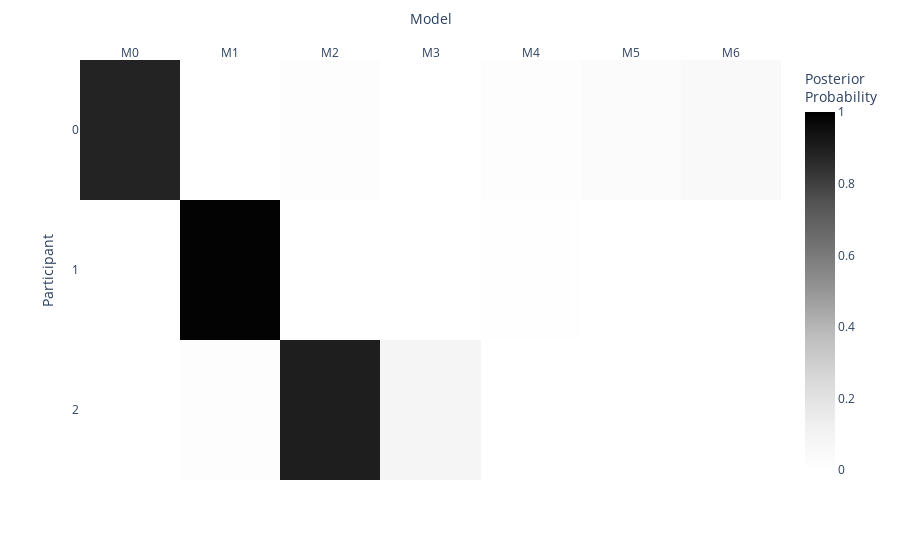

The notebook cell saved with this chart:
### Markdown cell above
## Visualize Results

### Code cell
fig_posteriors = px.imshow(model_comp.posteriors.drop(['condition', 'gaming_exp']).reset_index(drop=True), labels=dict(x="Model", y="Participant", color="Posterior<br>Probability"), color_continuous_scale='Greys', zmin=0, zmax=1, aspect='equal', height=len(model_comp.posteriors)*30, width=500)
fig_posteriors.update_xaxes(side="top", showspikes=True, spikemode="across")
fig_posteriors.update_yaxes(tickmode='array', tickvals=list(range(len(model_comp.posteriors))), ticktext=model_comp.posteriors.index, showspikes=True)
fig_posteriors.show()

### Figure 1 — Plotly figure (JSON) as saved in the notebook; plotly's stock layout.template omitted (floating-point values rounded to 4 significant figures)
{"data": [{"coloraxis": "coloraxis", "hovertemplate": "Model: %{x}<br>Participant: %{y}<br>Posterior<br>Probability: %{z}<extra></extra>", "type": "heatmap", "x": ["M0", "M1", "M2", "M3", "M4", "M5", "M6"], "y": [0, 1, 2], "z": [[0.8814, 0.0003028, 0.01585, 0.0003213, 0.01751, 0.03136, 0.05321], [1.303e-13, 0.9897, 0.0002348, 3.593e-05, 0.009761, 0.0002275, 2.458e-14], [1.635e-22, 0.02072, 0.8991, 0.08021, 1.135e-20, 4.462e-15, 9.557e-25]]}], "layout": {"coloraxis": {"cmax": 1, "cmin": 0, "colorbar": {"title": {"text": "Posterior<br>Probability"}}, "colorscale": [[0, "rgb(255,255,255)"], [0.125, "rgb(240,240,240)"], [0.25, "rgb(217,217,217)"], [0.375, "rgb(189,189,189)"], [0.5, "rgb(150,150,150)"], [0.625, "rgb(115,115,115)"], [0.75, "rgb(82,82,82)"], [0.875, "rgb(37,37,37)"], [1, "rgb(0,0,0)"]]}, "margin": {"t": 60}, "xaxis": {"constrain": "domain", "scaleanchor": "y", "side": "top", "title": {"text": "Model"}}, "yaxis": {"autorange": "reversed", "constrain": "domain", "tickmode": "array", "tickvals": [0, 1, 2], "title": {"text": "Participant"}}}}
